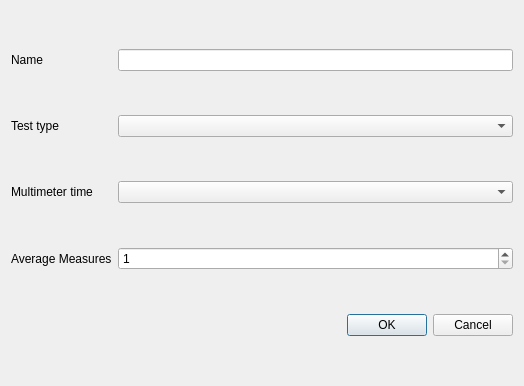
<?xml version="1.0" encoding="UTF-8"?>
<ui version="4.0">
 <class>ZeroPreferences</class>
 <widget class="QDialog" name="ZeroPreferences">
  <property name="geometry">
   <rect>
    <x>0</x>
    <y>0</y>
    <width>524</width>
    <height>386</height>
   </rect>
  </property>
  <property name="windowTitle">
   <string>Dialog</string>
  </property>
  <layout class="QGridLayout" name="gridLayout">
   <item row="0" column="0">
    <widget class="QLabel" name="labelName">
     <property name="text">
      <string>Name</string>
     </property>
    </widget>
   </item>
   <item row="0" column="1">
    <widget class="QLineEdit" name="edit_name"/>
   </item>
   <item row="1" column="0">
    <widget class="QLabel" name="labelMatrix">
     <property name="text">
      <string>Test type</string>
     </property>
    </widget>
   </item>
   <item row="1" column="1">
    <widget class="QComboBox" name="combo_matrix">
     <property name="toolTip">
      <string>The type of test being made. Either in  midle section or bottom of the section</string>
     </property>
    </widget>
   </item>
   <item row="2" column="0">
    <widget class="QLabel" name="labelDVMTime">
     <property name="text">
      <string>Multimeter time</string>
     </property>
    </widget>
   </item>
   <item row="2" column="1">
    <widget class="QComboBox" name="combo_dvm_time">
     <property name="currentIndex">
      <number>-1</number>
     </property>
    </widget>
   </item>
   <item row="3" column="0">
    <widget class="QLabel" name="labelAverage">
     <property name="text">
      <string>Average Measures</string>
     </property>
    </widget>
   </item>
   <item row="3" column="1">
    <widget class="QSpinBox" name="spinBoxAverage">
     <property name="minimum">
      <number>1</number>
     </property>
    </widget>
   </item>
   <item row="4" column="0" colspan="2">
    <widget class="QDialogButtonBox" name="buttonBox">
     <property name="orientation">
      <enum>Qt::Horizontal</enum>
     </property>
     <property name="standardButtons">
      <set>QDialogButtonBox::Cancel|QDialogButtonBox::Ok</set>
     </property>
    </widget>
   </item>
  </layout>
 </widget>
 <resources/>
 <connections>
  <connection>
   <sender>buttonBox</sender>
   <signal>rejected()</signal>
   <receiver>ZeroPreferences</receiver>
   <slot>reject()</slot>
   <hints>
    <hint type="sourcelabel">
     <x>146</x>
     <y>314</y>
    </hint>
    <hint type="destinationlabel">
     <x>146</x>
     <y>88</y>
    </hint>
   </hints>
  </connection>
  <connection>
   <sender>buttonBox</sender>
   <signal>accepted()</signal>
   <receiver>ZeroPreferences</receiver>
   <slot>test_input()</slot>
   <hints>
    <hint type="sourcelabel">
     <x>459</x>
     <y>329</y>
    </hint>
    <hint type="destinationlabel">
     <x>459</x>
     <y>352</y>
    </hint>
   </hints>
  </connection>
 </connections>
 <slots>
  <slot>test_input()</slot>
 </slots>
</ui>
